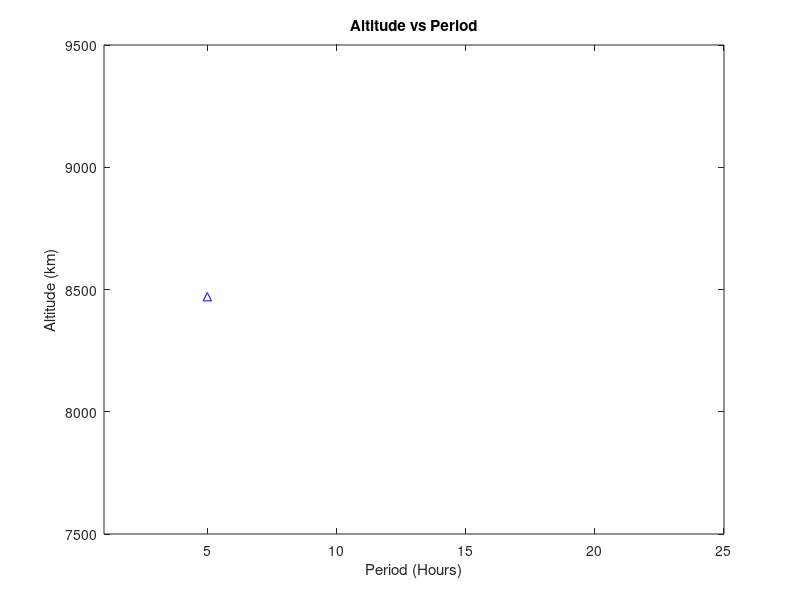
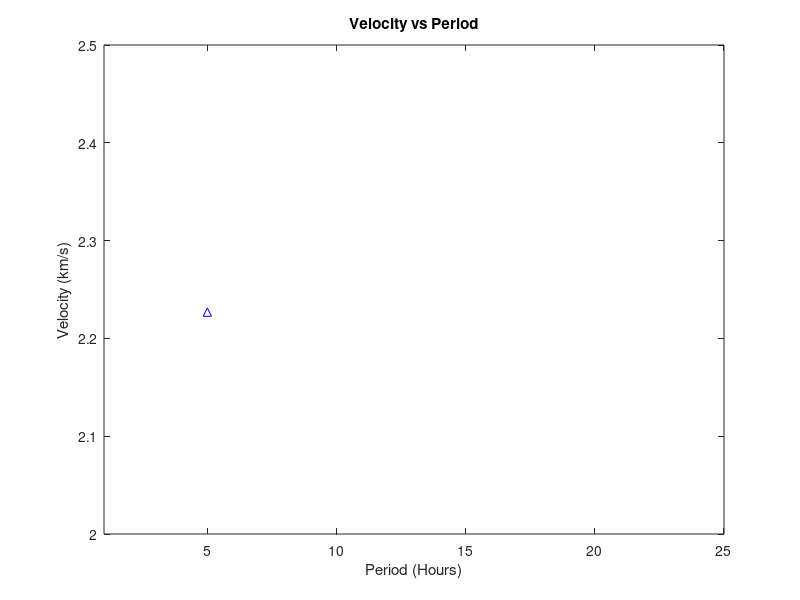
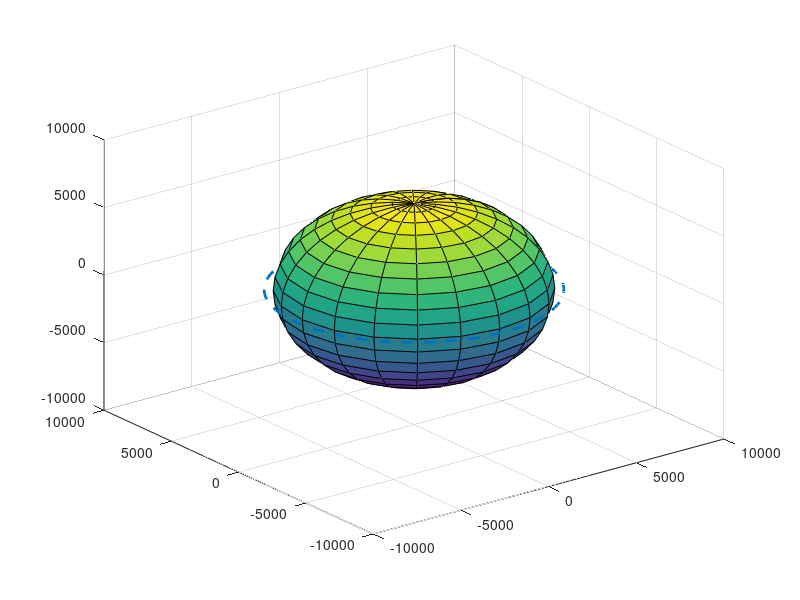

The MATLAB script that drew these images, in order: (Note: this script raises an error after producing the figures.)
% This program calculates satellite altitude from a given period in kms,
% along with its velocity at any given point in its orbit, and plots the
% graphs of orbital altitude and velocity
fprintf('\n')

% Set constants to variables for calculation
gravity_constant=6.67*10^-11; %N m^2/kg^2
radius_earth = 6.371*10^6; %m
mass_earth = 5.972*10^24; %kg

%Display the equation which shows that the satellite height is a function of
%the satellite's period
disp("The height of the satalite from the ground is a function of time as follows:")
disp("h=(GMT^2/4pi)^1/3-R")
disp("where G is the gravatational constant, M is the earth's mass, and R is the earth's radius")
fprintf('\n')

%ask the user for the period to retrieve the height
time = input("Input period(s) in hours in the form [x,y,z] where x,y,and z are periods:  ");
fprintf("You inputted %d hours \n", time)
fprintf('\n')


%convert the time that was inputted to an orbital altitude and velocity
height = (((gravity_constant*mass_earth).*(time.*3600).^2)./(4*pi^2)).^(1/3) - radius_earth;
velocity = 2*pi.*(radius_earth + height)./(time.*3600);
    
height = height ./ 1000;
height = round(height);
velocity = round(velocity);
    
%create a matrix that takes all the values to be used in a for loop in
%checking errors and reporting values back to user
ans_matrix = [height; velocity; time];
    
    
%create counter and for loop to go through all the period values to
%report thier associated height and speed or report errors
counter = 1;
   for counter = 1:length(time)
       %time value is below 0 for the matrix element then report an error
        if ans_matrix(3,counter) <= 0
            fprintf ("ERROR: The period %d hours is an invalid time.", ans_matrix(3,counter))
        
        %height value is below 0 for the matrix element then report an error
        elseif ans_matrix(1, counter) <= 0
            fprintf ("ERROR: For the period %d hours, this results in a negative altitude, meaning the satellite would need to be below the earth's surface.", ans_matrix(3,counter))
            

        else 
            fprintf ("The altitude of this satalite from earth's surface is %d km and its velocity is %d m/s for the period of %d hours.", ans_matrix(:,counter))
            
        end
       
        fprintf('\n')
   end
    
% without the error extension I would not have used a for loop to display
% the information and instead would have ran the following code:
% fprintf ("The altitude of this satalite from earth's surface is %d km and its velocity is %d m/s for the period of %d seconds.", ans_matrix)


time = time(time>1.4166); %takes only the time values that are above 1.416hrs which is the minimum period for the altitude to be positive
height = ((((gravity_constant*mass_earth).*(time.*3600).^2)./(4*pi^2)).^(1/3) - radius_earth)./1000; %restates the altitude and velocity equations so each array length is equal
velocity = (2*pi.*(radius_earth + height)./(time.*3600))./1000;

range_min = min(time)/5; %sets the period plot limits to 1/5x the min and 5x the max period
range_max = max(time)*5;

figure(1) % altitude and period chart
plot(time,height,'b^'); %plots the period in the x-axis and altitude in y-axis, with points beign blue triangles
xlim([range_min, range_max]); %sets the xlimits to the range_min and range_max specified in lines 69-70
title('Altitude vs Period'); %adds titles and x/y labels
xlabel('Period (Hours)');
ylabel('Altitude (km)');

figure(2) % velocity and period chart
plot(time,velocity,'b^'); %plots the period in the x-axis and velocity in y-axis, with points beign blue triangles
xlim([range_min range_max]); %sets the xlimits to the range_min and range_max specified in lines 69-70
title('Velocity vs Period') %adds titles and x/y labels
xlabel('Period (Hours)')
ylabel('Velocity (km/s)')

figure(3) %earth, the ISS and accompanying satellites
[x,y,z] = sphere(); %first graph a sphere to represent the earth, label it set its radius to the earth's radius
r = (radius_earth)/1000;
surf(r*x,r*y,r*z, 'DisplayName',"EARTH");%credit from matlab link http://www.mathworks.com.au/help/techdoc/ref/sphere.html
hold on %for ISS 2d plot
r2 = (radius_earth)/1000+408; %set the radius of the circle to be 408km (altitude of ISS) plus the radius of the earth
th = 0:pi/50:2*pi; %sets a series of points around a circle from 0 to pi in an array
xunit = r2 * cos(th); %sets the x and y equations around the circle
yunit = r2 * sin(th);
zunit = zeros(size(th)); %sets the zunit to be an array the same size as x and y but 0 
plot3(xunit, yunit, zunit,'--', 'DisplayName',"ISS", 'LineWidth', 2);
for counter2 = 1:length(time)
    hold on
    r3 = (radius_earth)/1000+height(counter2); %sets the radius of the satellite circle to the height plus the earth's radius
    th = 0:pi/50:2*pi; %sets a series of points around a circle from 0 to pi in an array
    xunit = r3 * cos(th);%sets the x and y equations around the circle
    yunit = r3 * sin(th);
    zunit = zeros(size(th)); %sets the zunit to be an array the same size as x and y but 0 
    plot3(xunit, yunit, zunit, 'DisplayName',strcat(string(time(counter2))," hours period"))
end
hold off
axis equal %sets all axies equal for realistic model
title('Satellite Orbit Diagram') %adds titles and x/y labels
xlabel('Kilometers')
ylabel('Kilometers')
zlabel('Kilometers')
legend show %credit on how to incorporate legend from for loop from https://www.mathworks.com/matlabcentral/answers/29799-how-do-i-create-a-legend-and-include-loop-variable-values-in-the-labels



% For test case I ran:
% - negative periods, which resulted in the proper error message and no
% values on the figures
% - low periods resulting in negative heights, resulting in proper error
% message and no values on the figures
% - 5561 seconds as the period (ISS) resulting in 412km of altitude and a velocity of 7663m/s, 
% while the ISS is 408km in altitude from the earths surface and travels at 7660m/s

% therefor code works in accuratly calculating satellite altitude from a given period in kms,
% along with its velocity at any given point in its orbit


fprintf('\n')
